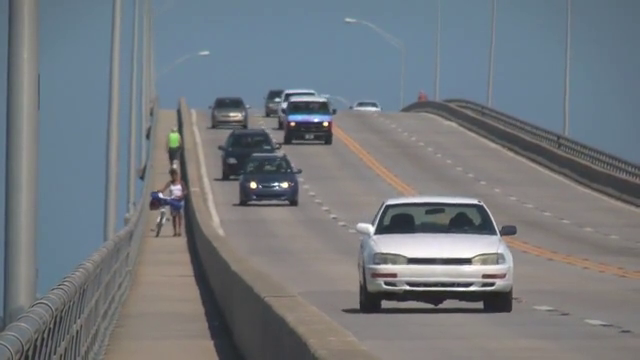
#> input picture frame 91 of 02_Visual_SLAM_Proto/slow_traffic_small.mp4, 640 x 360 px
$ python optical_flow_ORB.py
#> lines starting #> are read from the running program, lines starting #| are printed output that depends on the picture
import numpy as np
import cv2 as cv

feature_params = dict( maxCorners = 100,
                       qualityLevel = 0.3,
                       minDistance = 7,
                       blockSize = 7 )

lk_params = dict( winSize  = (15,15),
                  maxLevel = 2,
                  criteria = (cv.TERM_CRITERIA_EPS | cv.TERM_CRITERIA_COUNT, 10, 0.03))

cap = cv.VideoCapture('./slow_traffic_small.mp4')

color = np.random.randint(0, 255, (2000, 3))

orb = cv.ORB_create()

ret, old_frame = cap.read()
#> old_frame is the input picture: shape (360, 640, 3); mean B, G, R 126.6, 121.2, 115.7
old_gray = cv.cvtColor(old_frame, cv.COLOR_BGR2GRAY)
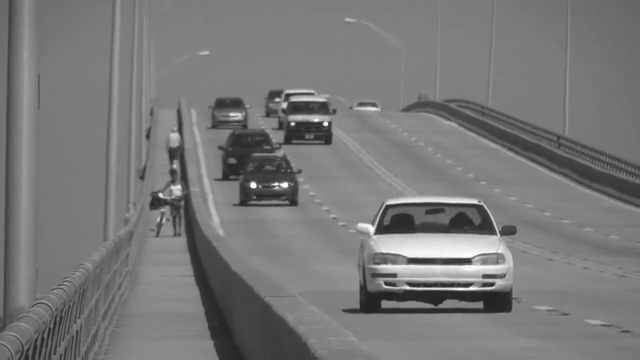
#> old_gray: shape (360, 640); min 30, max 255, mean 120.1

old_keypoints = orb.detect(old_gray, None)
#> old_keypoints = 500 keypoints; strongest (x, y, size): (253, 186, 37.2), (251, 184, 44.6), (251, 185, 37.2), (326, 124, 31)
old_keypoints, old_descriptors = orb.compute(old_gray, old_keypoints)
old_keypoints = np.array((old_keypoints))

### Convert ORB keypoints into numpy format (single point precision / column keypoint vector) ###########
correct_keypoints = []
for i in range(len(old_keypoints)):
    correct_keypoints.append([[np.float32(old_keypoints[i].pt[0]), np.float32(old_keypoints[i].pt[1])]])
#> after the loop, correct_keypoints = 500 items

np_old_correct_keypoints = np.array(correct_keypoints)
#> np_old_correct_keypoints = 500 rows, first 8: [479, 201], [473, 260], [371, 230], [279, 186], [178, 186], [251, 185], [282, 184], [286, 94]
#########################################################################################################

print(type(np_old_correct_keypoints))
#| <class 'numpy.ndarray'>
print(np_old_correct_keypoints)
#> (printed output is left out)

p0 = cv.goodFeaturesToTrack(old_gray, mask = None, **feature_params)
#> p0 = [[253, 185], [325, 123], [285, 184], [292, 123], [376, 232], [277, 185], [495, 233], [284, 105], [372, 226]]
print(type(p0))
print(p0)

mask = np.zeros_like(old_frame)
#> mask: shape (360, 640, 3); every value is 0

while(1):

    ret, frame = cap.read()
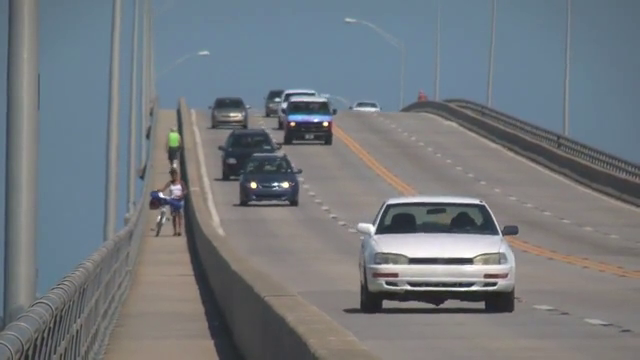
#> input picture frame 92 of 02_Visual_SLAM_Proto/slow_traffic_small.mp4, 640 x 360 px
#> frame is the input picture: shape (360, 640, 3); mean B, G, R 126.3, 121.1, 115.4
    frame_gray = cv.cvtColor(frame, cv.COLOR_BGR2GRAY)

    current_keypoints, st, err = cv.calcOpticalFlowPyrLK(old_gray, frame_gray, np_old_correct_keypoints, None, **lk_params)
#> current_keypoints = 500 rows, first 8: [480.8, 200.9], [474.4, 259.8], [371.7, 229.8], [279, 186], [177.9, 185.9], [251.2, 185.1], [282.5, 184], [286.2, 94.04]; st = 500 values from 1 to 1; err = 500 values, max 7.09 at index 18, min 0.0185 at index 265, mean 2.52

    good_new = current_keypoints[st==1]
#> good_new = 500 pairs, first value 151.2 to 513, second value 89.2 to 312
    good_old = np_old_correct_keypoints[st==1]
#> good_old = 500 pairs, first value 151.4 to 511, second value 89.16 to 312

    ### Feature Retracking : If the feature is below certain number, re-conduct feature extraction & tracking ####################
    print('Current Feature Num : ', len(good_new))
    if len(good_new) <= 400:

        print('[Re-Tracking] Current Feature Num : ', len(good_new))

        old_keypoints = orb.detect(old_gray, None)
        old_keypoints, old_descriptors = orb.compute(old_gray, old_keypoints)
        old_keypoints = np.array((old_keypoints))

        ### Convert ORB keypoints into numpy format (single point precision / column keypoint vector) #############################
        correct_keypoints = []
        for i in range(len(old_keypoints)):
            correct_keypoints.append([[np.float32(old_keypoints[i].pt[0]), np.float32(old_keypoints[i].pt[1])]])

        np_old_correct_keypoints = np.array(correct_keypoints)
        ###########################################################################################################################
        current_keypoints, st, err = cv.calcOpticalFlowPyrLK(old_gray, frame_gray, np_old_correct_keypoints, None, **lk_params)
        good_new = current_keypoints[st==1]
        good_old = np_old_correct_keypoints[st==1]
    ################################################################################################################################

    for i, (new, old) in enumerate(zip(good_new, good_old)):
        a, b = new.ravel()
        c, d = old.ravel()
        mask = cv.line(mask, (a, b), (c, d), color[i].tolist(), 2)
        frame = cv.circle(frame, (a, b), 5, color[i].tolist(), -1)
#> this loop made 500 passes
#> (a, b, c, d) on passes 1 to 3: (480.8, 200.9, 479, 201), (474.4, 259.8, 473, 260), (371.7, 229.8, 371, 230)
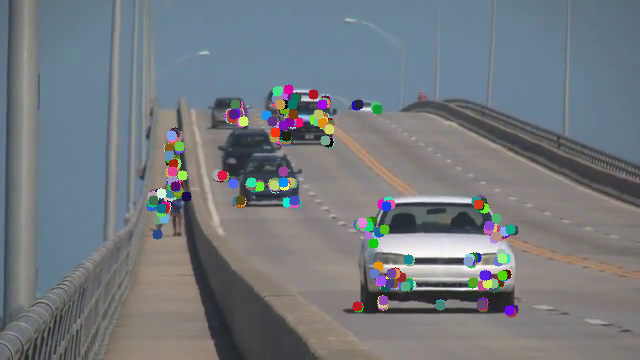
#> frame: shape (360, 640, 3); mean B, G, R 126.6, 121.4, 115.7
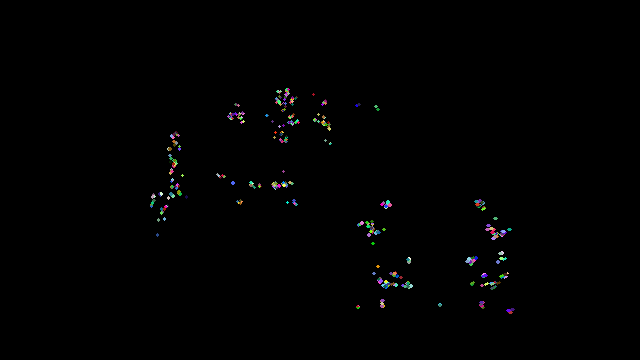
#> mask: shape (360, 640, 3); mean B, G, R 1.2, 1.2, 1.2

    img = cv.add(frame.copy(), mask)

    cv.imshow('ORB-based Optical Flow + ReTracking', img)
    k = cv.waitKey(30) & 0xff
#> (key Esc is pressed here)
    if k == 27:
        break

    old_gray = frame_gray.copy()
    np_old_correct_keypoints = good_new.reshape(-1, 1, 2)

$ run again, starting later in the video
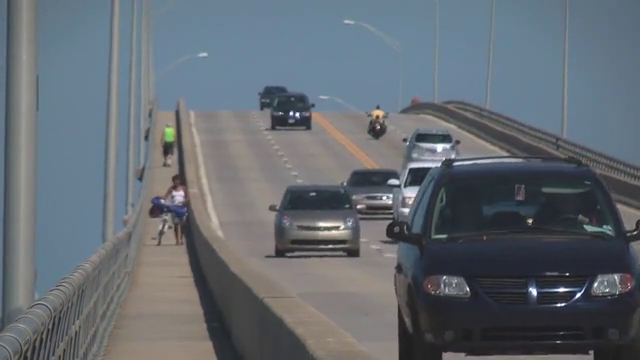
#> input picture frame 411 of 02_Visual_SLAM_Proto/slow_traffic_small.mp4, 640 x 360 px
#> old_frame is the input picture: shape (360, 640, 3); mean B, G, R 113.8, 106.6, 99.3
#> old_keypoints = 500 keypoints; strongest (x, y, size): (297, 113, 31), (290, 113, 31), (533, 292, 44.6), (530, 289, 53.6)
#> after the loop `for i in range(len(old_keypoints)):`: correct_keypoints = 500 items
#> np_old_correct_keypoints = 500 rows, first 8: [180, 188], [390, 202], [410, 202], [558, 305], [358, 206], [563, 304], [576, 297], [579, 296]
#| <class 'numpy.ndarray'>
#> (printed output is left out)
#> p0 = 17 rows, first 8: [294, 114], [531, 289], [385, 196], [529, 221], [341, 225], [400, 183], [439, 147], [407, 211]
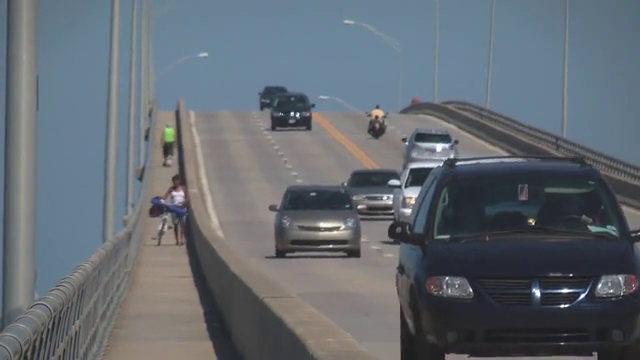
#> input picture frame 412 of 02_Visual_SLAM_Proto/slow_traffic_small.mp4, 640 x 360 px
#> frame is the input picture: shape (360, 640, 3); mean B, G, R 113.7, 106.5, 99.2
#> current_keypoints = 500 rows, first 8: [180, 188.2], [390.4, 202.2], [411.5, 202.4], [561.6, 306.2], [358.6, 206.3], [566.6, 305.2], [579.9, 298], [582.9, 297]; st = 500 values from 1 to 1; err = 500 values, max 14.21 at index 126, min 0.614 at index 493, mean 4.39
#> good_new = 500 pairs, first value 150.4 to 611.1, second value 106.4 to 306.2
#> good_old = 500 pairs, first value 150.3 to 607, second value 106.8 to 305
#> the loop `for i, (new, old) in enumerate(zip(good_new, good_old)):` made 500 passes
#> (a, b, c, d) on passes 1 to 3: (180, 188.2, 180, 188), (390.4, 202.2, 390, 202), (411.5, 202.4, 410, 202)
#> after the loop `for i, (new, old) in enumerate(zip(good_new, good_old)):`:
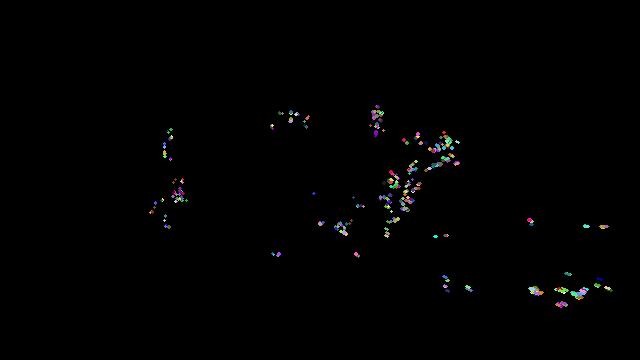
#> mask: shape (360, 640, 3); mean B, G, R 1.4, 1.4, 1.4

$ run again, starting later in the video
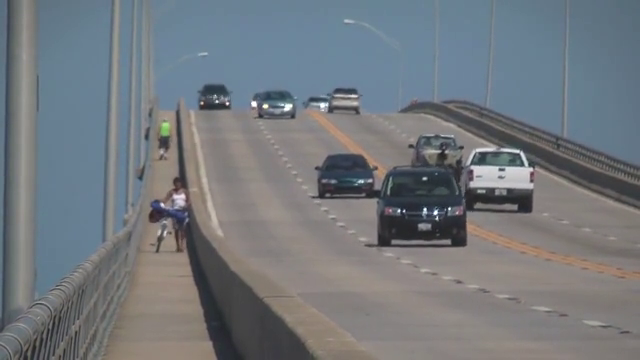
#> input picture frame 731 of 02_Visual_SLAM_Proto/slow_traffic_small.mp4, 640 x 360 px
#> old_frame is the input picture: shape (360, 640, 3); mean B, G, R 125.5, 120.3, 115.1
#> old_keypoints = 500 keypoints; strongest (x, y, size): (436, 211, 31), (434, 213, 31), (425, 209, 31), (254, 104, 37.2)
#> after the loop `for i in range(len(old_keypoints)):`: correct_keypoints = 500 items
#> np_old_correct_keypoints = 500 rows, first 8: [419, 224], [428, 210], [218, 98], [290, 109], [477, 154], [507, 168], [437, 218], [226, 99]
#| <class 'numpy.ndarray'>
#> (printed output is left out)
#> p0 = 21 rows, first 8: [435, 212], [265, 106], [401, 210], [254, 104], [425, 210], [448, 208], [326, 105], [228, 102]
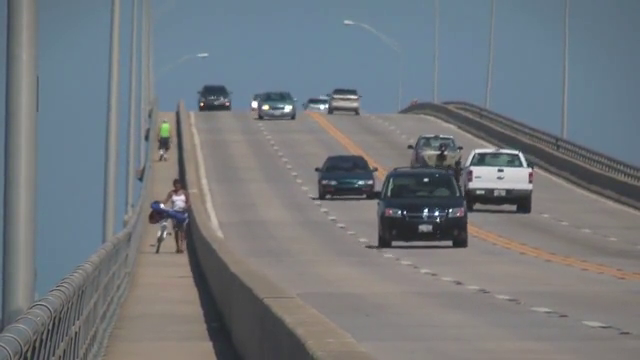
#> input picture frame 732 of 02_Visual_SLAM_Proto/slow_traffic_small.mp4, 640 x 360 px
#> frame is the input picture: shape (360, 640, 3); mean B, G, R 125.3, 120.4, 114.9
#> current_keypoints = 500 rows, first 8: [419.7, 225.4], [428.9, 211], [217.8, 99.08], [289.9, 110.3], [476.3, 154.9], [505.5, 168.7], [438, 219.1], [226, 99.58]; st = 500 values from 1 to 1; err = 500 values, max 11.72 at index 52, min 0.232 at index 476, mean 3.64
#> good_new = 500 pairs, first value 149.3 to 531.7, second value 92.92 to 245.9
#> good_old = 500 pairs, first value 149.3 to 533, second value 92.16 to 244.8
#> the loop `for i, (new, old) in enumerate(zip(good_new, good_old)):` made 500 passes
#> (a, b, c, d) on passes 1 to 3: (419.7, 225.4, 419, 224), (428.9, 211, 428, 210), (217.8, 99.08, 218, 98)
#> after the loop `for i, (new, old) in enumerate(zip(good_new, good_old)):`:
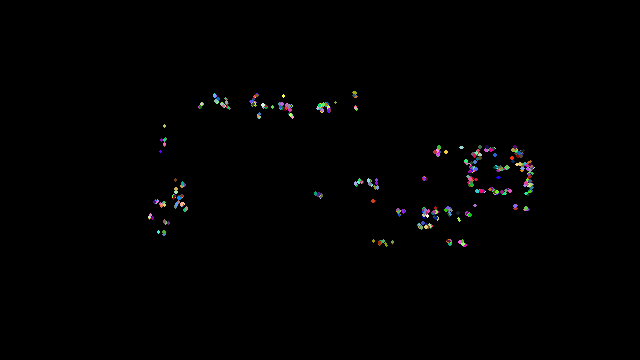
#> mask: shape (360, 640, 3); mean B, G, R 1.4, 1.4, 1.4
